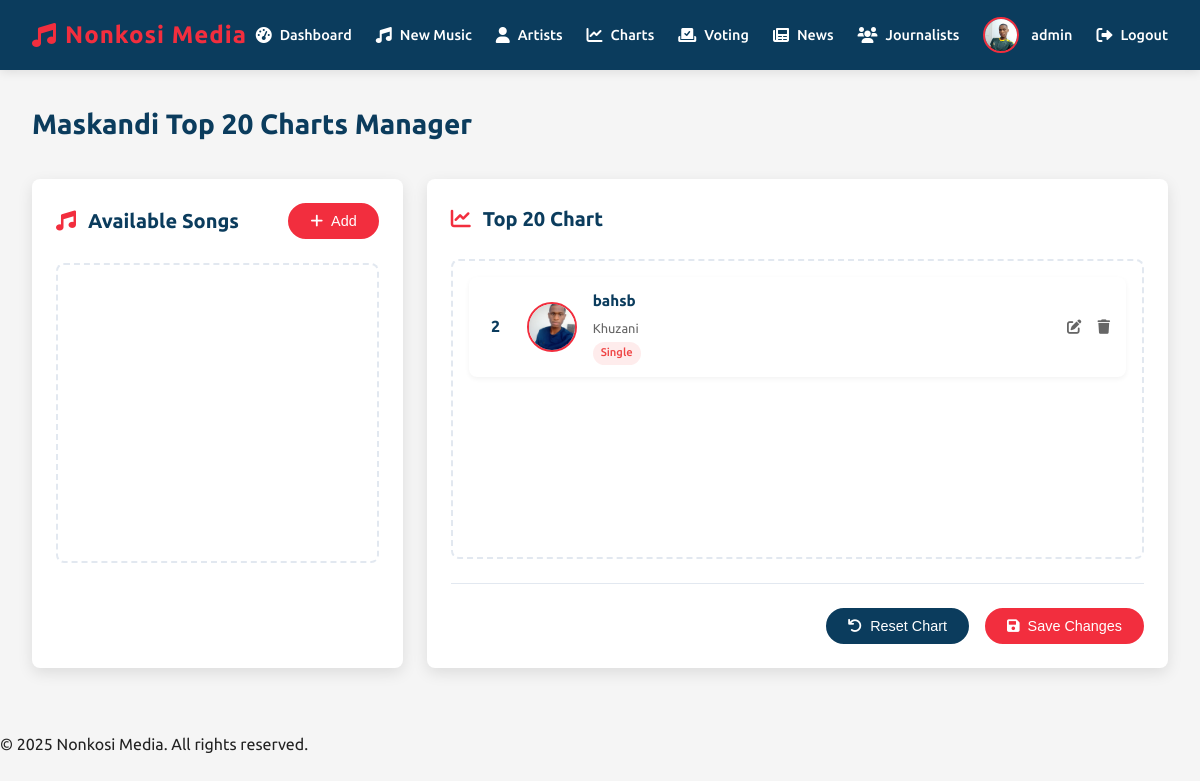
The page /admin/charts_manager (signed in) on the database as committed earlier.
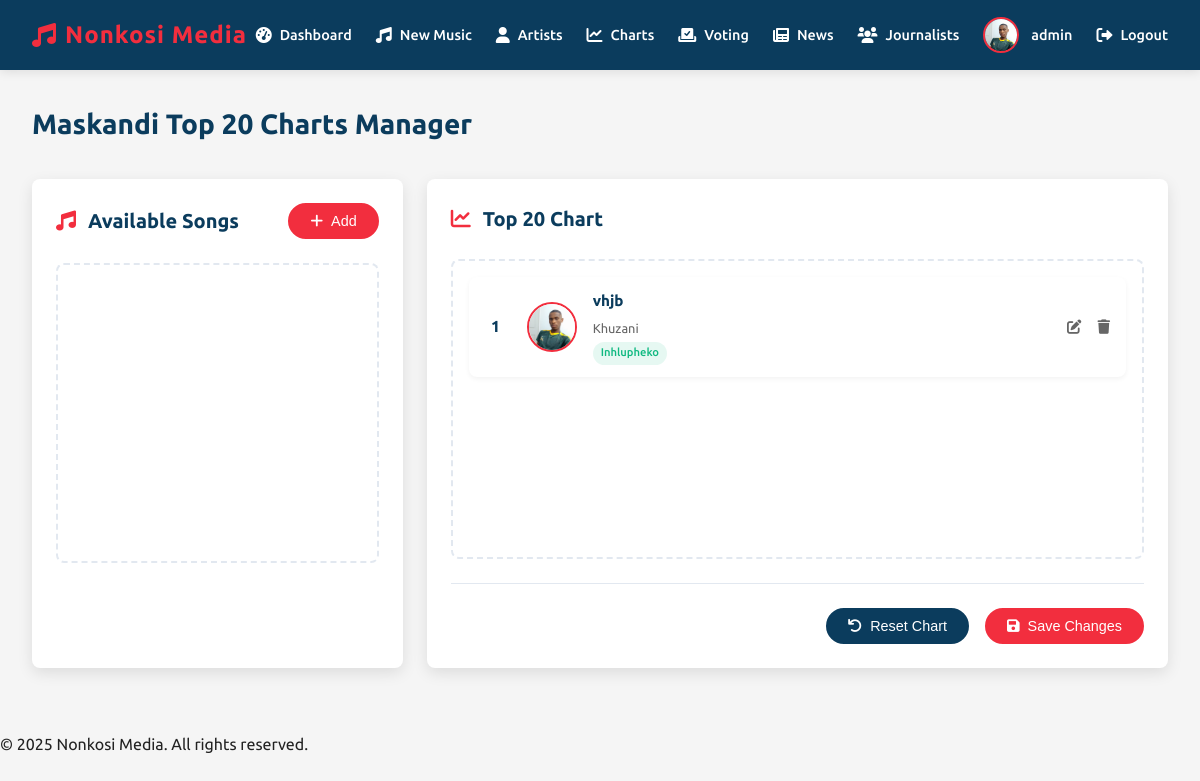
The same page on the database as committed later.
### app.py (models this page shows, shortened)
class User(db.Model, UserMixin):
    id = db.Column(db.Integer, primary_key=True)
    username = db.Column(db.String(50), unique=True, nullable=False)
    email = db.Column(db.String(120), unique=True, nullable=False)
    password = db.Column(db.String(60), nullable=False)
    role = db.Column(db.String(20), nullable=False, default='user')
    profile_pic = db.Column(db.String(100), nullable=False, default='default.jpg')
    last_seen = db.Column(db.DateTime, default=datetime.utcnow)
    articles = db.relationship('News', backref='author', lazy=True)  # This creates the relationship

class Song(db.Model):
    id = db.Column(db.Integer, primary_key=True)
    title = db.Column(db.String(100), nullable=False)
    genre = db.Column(db.String(50), nullable=False)
    album = db.Column(db.String(100))  # New field - can be null for singles
    release_date = db.Column(db.DateTime, nullable=False, default=datetime.utcnow)
    cover_image = db.Column(db.String(20), nullable=False)
    spotify_link = db.Column(db.String(200))
    youtube_link = db.Column(db.String(200))
    artist_id = db.Column(db.Integer, db.ForeignKey('artist.id'), nullable=False)
    chart_position = db.Column(db.Integer)

class Artist(db.Model):
    id = db.Column(db.Integer, primary_key=True)
    name = db.Column(db.String(100), nullable=False)
    bio = db.Column(db.Text, nullable=False)
    image = db.Column(db.String(20), nullable=False, default='artist_default.jpg')
    social_media = db.Column(db.JSON)
    songs = db.relationship('Song', backref='artist', lazy=True)
    gigs = db.relationship('Gig', backref='artist', lazy=True)

### app.py (the view)
@app.route('/admin/charts_manager')
@login_required
def charts_manager():
    if current_user.role != 'admin':
        flash('You are not authorized to access this page', 'error')
        return redirect(url_for('home'))
    all_songs = Song.query.order_by(Song.title).all()
    top_songs = Song.query.filter(Song.chart_position != None)\
                        .order_by(Song.chart_position)\
                        .limit(20)\
                        .all()
    artists = Artist.query.order_by(Artist.name).all()
    return render_template('charts_manager.html',
                         all_songs=all_songs,
                         top_songs=top_songs,
                         artists=artists)

### app.py (called while the page is built)
@login_manager.user_loader
def load_user(user_id):
    return User.query.get(int(user_id))

@app.context_processor
def inject_datetime():
    return {'datetime': datetime}

### templates/charts_manager.html (shortened to what this page needs)
<!DOCTYPE html>
<html lang="en">
<head>
  <link rel="stylesheet" href="https://cdnjs.cloudflare.com/ajax/libs/font-awesome/6.0.0/css/all.min.css">
</head>
<body>
  <header class="header">
    <div class="logo">
      <i class="fas fa-music"></i>
      <span>Nonkosi Media</span>
    </div>
    <nav class="nav-links">
      <a href="/admin">
        <i class="fas fa-tachometer-alt"></i>
        <span>Dashboard</span>
      </a>
      <a href="/admin/upcoming_music">
        <i class="fas fa-music"></i>
        <span>New Music</span>
      </a>
      <a href="/admin/artists">
        <i class="fas fa-user"></i>
        <span>Artists</span>
      </a>
      <a href="/admin/charts_manager" class="active">
        <i class="fas fa-chart-line"></i>
        <span>Charts</span>
      </a>
      <a href="/admin/voting_events">
        <i class="fas fa-vote-yea"></i>
        <span>Voting</span>
      </a>
      <a href="/admin/news">
        <i class="fas fa-newspaper"></i>
        <span>News</span>
      </a>
      <a href="/admin/manage_journalists">
        <i class="fas fa-users"></i>
        <span>Journalists</span>
      </a>
      <div class="user-profile">
        <img src="/static/uploads/profile_pics/IMG_20231016_190958~2.jpg" alt="Admin">
        <span>{{ current_user.username }}</span>
      </div>
      <a href="/logout">
        <i class="fas fa-sign-out-alt"></i>
        <span>Logout</span>
      </a>
    </nav>
  </header>
  <main class="container">
    <div class="page-header">
      <h1 class="page-title">Maskandi Top 20 Charts Manager</h1>
    </div>
    <div class="charts-container">
      <div class="chart-box">
        <div class="chart-header">
          <h2 class="chart-title">
            <i class="fas fa-music"></i>
            Available Songs
          </h2>
          <button class="btn" id="addSongBtn">
            <i class="fas fa-plus"></i> Add
          </button>
        </div>
        <div class="song-list" id="available-songs" {% if not all_songs %}class="empty"{% endif %}>
        </div>
      </div>
      <div class="chart-box">
        <div class="chart-header">
          <h2 class="chart-title">
            <i class="fas fa-chart-line"></i>
            Top 20 Chart
          </h2>
        </div>
        <div class="song-list" id="top-chart" {% if not top_songs %}class="empty"{% endif %}>
          {% for song in top_songs %}
            <div class="song-item" draggable="true" data-song-id="{{ song.id }}">
              <span class="song-position">{{ song.chart_position }}</span>
              <img src="{{ url_for('static', filename='uploads/profile_pics/' + song.cover_image) }}"
                   alt="{{ song.title }}">
              <div class="song-info">
                <h3>{{ song.title }}</h3>
                <p>{{ song.artist.name }}</p>
                <span class="song-type {{ 'album' if song.album else 'single' }}">
                  {{ song.album if song.album else 'Single' }}
                </span>
              </div>
              <div class="song-actions">
                <button class="edit-song" data-song-id="{{ song.id }}" title="Edit">
                  <i class="fas fa-edit"></i>
                </button>
                <button class="delete-song" data-song-id="{{ song.id }}" title="Delete">
                  <i class="fas fa-trash"></i>
                </button>
              </div>
            </div>
          {% endfor %}
        </div>
        <div class="chart-actions">
          <button class="btn btn-secondary" id="reset-chart">
            <i class="fas fa-undo"></i> Reset Chart
          </button>
          <button class="btn" id="save-chart">
            <i class="fas fa-save"></i> Save Changes
          </button>
        </div>
      </div>
    </div>
  </main>
  <footer>
    <p>© {{ datetime.now().year }} Nonkosi Media. All rights reserved.</p>
  </footer>
</body>
</html>

### templates/charts_manager.html (style rules this page uses)
:root { --primary: #0b3c5d; --secondary: #f22e3e; --dark: #222; --light: #f5f5f5; --accent: #103b6f; --gray: #666; --light-gray: #e2e8f0; --success: #10b981; --warning: #f59e0b; --danger: #ef4444; }
* { box-sizing: border-box; margin: 0; padding: 0; }
body { font-family: 'Ubuntu', sans-serif; background-color: var(--light); color: var(--dark); line-height: 1.6; }
.header { background-color: var(--primary); color: white; padding: 1rem 2rem; display: flex; justify-content: space-between; align-items: center; position: sticky; top: 0; z-index: 100; box-shadow: 0 2px 10px rgba(0,0,0,0.1); }
.header .logo { font-size: 1.5rem; font-weight: 700; color: var(--secondary); display: flex; align-items: center; gap: 0.5rem; letter-spacing: 1px; }
.logo i { color: var(--secondary); }
.nav-links { display: flex; align-items: center; gap: 1.5rem; }
.nav-links a { color: white; text-decoration: none; font-weight: 500; font-size: 0.9rem; display: flex; align-items: center; gap: 0.5rem; transition: color 0.2s; padding: 5px 0; position: relative; }
.nav-links a::after { content: ''; position: absolute; bottom: 0; left: 0; width: 0; height: 2px; background-color: var(--secondary); transition: width 0.3s; }
.nav-links a i { font-size: 1rem; }
.user-profile { display: flex; align-items: center; gap: 0.75rem; }
.user-profile img { width: 36px; height: 36px; border-radius: 50%; object-fit: cover; border: 2px solid var(--secondary); }
.user-profile span { font-weight: 500; font-size: 0.9rem; color: white; }
.container { padding: 2rem; max-width: 1400px; margin: 0 auto; }
.page-header { display: flex; justify-content: space-between; align-items: center; margin-bottom: 2rem; }
.page-title { font-size: 1.75rem; font-weight: 700; color: var(--primary); }
.btn { display: inline-flex; align-items: center; gap: 0.5rem; background-color: var(--secondary); color: white; padding: 0.5rem 1.25rem; border-radius: 30px; font-size: 0.9rem; font-weight: 500; text-decoration: none; transition: all 0.3s; border: 2px solid var(--secondary); cursor: pointer; }
.btn i { font-size: 0.9rem; }
.btn-secondary { background-color: var(--primary); border-color: var(--primary); }
.charts-container { display: grid; grid-template-columns: 1fr 2fr; gap: 1.5rem; margin-bottom: 2rem; }
.chart-box { background-color: white; border-radius: 0.5rem; padding: 1.5rem; box-shadow: 0 5px 15px rgba(0,0,0,0.1); }
.chart-header { display: flex; justify-content: space-between; align-items: center; margin-bottom: 1.5rem; }
.chart-title { font-size: 1.25rem; font-weight: 600; color: var(--primary); display: flex; align-items: center; gap: 0.75rem; }
.chart-title i { color: var(--secondary); }
.song-list { min-height: 300px; border: 2px dashed var(--light-gray); border-radius: 0.5rem; padding: 1rem; transition: all 0.3s; }
.song-item { display: flex; align-items: center; padding: 0.75rem; margin-bottom: 0.75rem; background-color: white; border-radius: 0.5rem; box-shadow: 0 2px 5px rgba(0,0,0,0.05); cursor: move; transition: all 0.3s; position: relative; }
.song-item img { width: 50px; height: 50px; object-fit: cover; border-radius: 50%; border: 2px solid var(--secondary); margin-right: 1rem; transition: all 0.3s; }
.song-info { flex: 1; min-width: 0; }
.song-info h3 { font-size: 0.95rem; font-weight: 600; color: var(--primary); margin-bottom: 0.25rem; white-space: nowrap; overflow: hidden; text-overflow: ellipsis; }
.song-info p { font-size: 0.8rem; color: var(--gray); margin-bottom: 0; white-space: nowrap; overflow: hidden; text-overflow: ellipsis; }
.song-type { display: inline-block; padding: 0.15rem 0.5rem; border-radius: 1rem; font-size: 0.7rem; font-weight: 500; margin-top: 0.25rem; }
.song-type.album { background-color: rgba(16, 185, 129, 0.1); color: var(--success); }
.song-position { font-weight: 700; color: var(--primary); margin-right: 1rem; min-width: 30px; text-align: center; }
.song-actions { display: flex; gap: 0.5rem; margin-left: auto; }
.song-actions button { background: none; border: none; color: var(--gray); cursor: pointer; font-size: 0.9rem; transition: color 0.2s; padding: 0.25rem; }
.chart-actions { display: flex; justify-content: flex-end; gap: 1rem; margin-top: 1.5rem; padding-top: 1.5rem; border-top: 1px solid var(--light-gray); }

Rows that differ between the two databases and show on the page:
removed Song: chart_position "2", cover_image+title (picture), title "bahsb", artist.name "Khuzani", album "Single"
added Song: chart_position "1", cover_image+title (picture), title "vhjb", artist.name "Khuzani", album "Inhlupheko"
